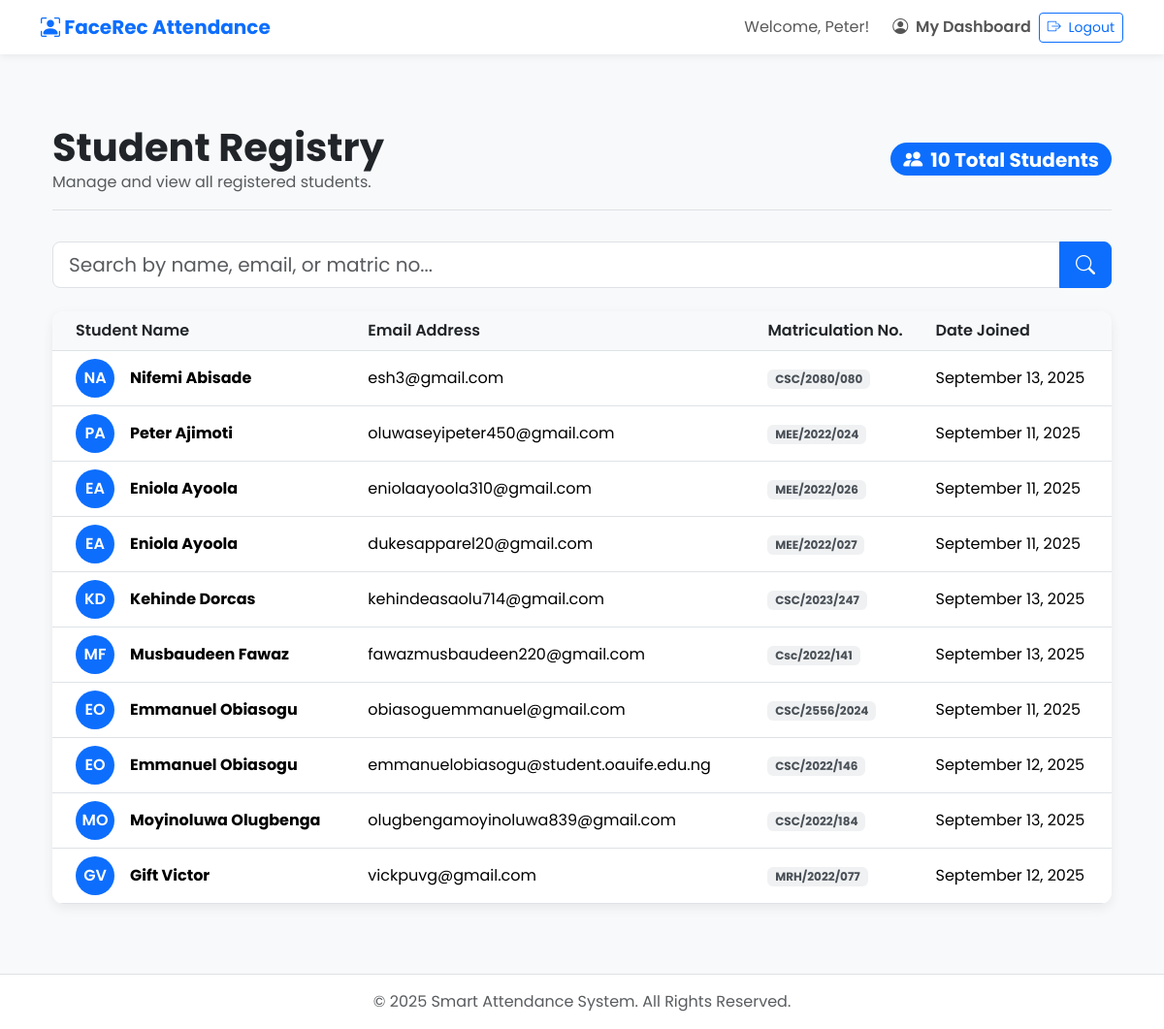
/dashboard/students/ (signed in), run on the app's committed database.
### attendance/models.py (models this page shows, shortened)
class Student(models.Model):
    user = models.OneToOneField(User, on_delete=models.CASCADE)
    matric_number = models.CharField(max_length=100, unique=True, verbose_name="Matriculation Number")
    face_encodings_data = models.TextField(
        null=True,
        blank=True,
        help_text="JSON-encoded list of 128-dimensional face encodings from dlib."
    )

### attendance/views.py (the view, shortened to what this page needs)
# urls.py: path('dashboard/students/', views.student_list, name='student_list'),
@login_required
def student_list(request):
    student_list = Student.objects.filter(user__is_staff=False).select_related('user').order_by('user__last_name', 'user__first_name')
    query = request.GET.get('q')
    paginator = Paginator(student_list, 10)
    page_number = request.GET.get('page')
    try:
        students = paginator.page(page_number)
    except PageNotAnInteger:
        students = paginator.page(1)
    except EmptyPage:
        students = paginator.page(paginator.num_pages)
    context = {
        'students': students,
        'total_students': paginator.count,
        'search_query': query or ''
    }
    return render(request, 'attendance/student_list.html', context)

### attendance/templates/attendance/student_list.html (shortened to what this page needs)
{% extends 'attendance/base.html' %}
{% block content %}
<div class="container my-5">
    <div class="page-header d-flex flex-wrap align-items-center justify-content-between">
        <div>
            <h1 class="fw-bold mb-0">Student Registry</h1>
            <p class="text-muted mb-0">Manage and view all registered students.</p>
        </div>
        <div class="badge bg-primary rounded-pill fs-5 mt-3 mt-md-0">
            <i class="bi bi-people-fill me-2"></i>{{ total_students }} Total Students
        </div>
    </div>
    <div class="mb-4">
        <form method="get" action="{% url 'student_list' %}" class="search-form">
            <div class="input-group">
                <input type="text" name="q" class="form-control form-control-lg" placeholder="Search by name, email, or matric no..." value="{{ search_query }}">
                <button class="btn btn-primary btn-lg" type="submit"><i class="bi bi-search"></i></button>
            </div>
        </form>
    </div>
    <div class="card main-card">
        <div class="card-body p-0">
            <div class="table-responsive">
                <table class="table table-hover align-middle mb-0">
                    <thead>
                        <tr>
                            <th scope="col" class="ps-4">Student Name</th>
                            <th scope="col">Email Address</th>
                            <th scope="col">Matriculation No.</th>
                            <th scope="col">Date Joined</th>
                        </tr>
                    </thead>
                    <tbody>
                        {% for student in students %}
                        <tr>
                            <td class="ps-4">
                                <div class="d-flex align-items-center">
                                    <div class="avatar me-3">{{ student.user.first_name|first }}{{ student.user.last_name|first }}</div>
                                    <span class="fw-bold">{{ student.user.get_full_name }}</span>
                                </div>
                            </td>
                            <td>{{ student.user.email }}</td>
                            <td><span class="badge bg-secondary bg-opacity-10 text-dark-emphasis">{{ student.matric_number }}</span></td>
                            <td>{{ student.user.date_joined|date:"F j, Y" }}</td>
                        </tr>
                        {% endfor %}
                    </tbody>
                </table>
            </div>
        </div>
    </div>
</div>
{% endblock %}

### attendance/templates/attendance/base.html (shortened to what this page needs)
<!doctype html>
<html lang="en">
<head>
    <link href="https://cdn.jsdelivr.net/npm/bootstrap@5.3.3/dist/css/bootstrap.min.css" rel="stylesheet">
    <link rel="stylesheet" href="https://cdn.jsdelivr.net/npm/bootstrap-icons@1.11.3/font/bootstrap-icons.min.css">
</head>
<body class="body-wrapper">
    <nav class="navbar navbar-expand-lg navbar-light bg-light sticky-top">
        <div class="container">
            <a class="navbar-brand" href="{% url 'home' %}">
                <i class="bi bi-person-bounding-box"></i>
                FaceRec Attendance
            </a>
            <div class="collapse navbar-collapse" id="navbarNav">
                <ul class="navbar-nav ms-auto align-items-center">
                    {% if user.is_authenticated %}
                        <li class="nav-item"><span class="navbar-text me-3">Welcome, {{ user.first_name }}!</span></li>
                        {% if user.is_staff %}
                            <li class="nav-item"><a class="nav-link" href="{% url 'lecturer_dashboard' %}"><i class="bi bi-grid-fill me-1"></i> Lecturer Dashboard</a></li>
                            <li class="nav-item"><a class="nav-link" href="{% url 'student_list' %}">View Students</a>
                        </li>
                            <li class="nav-item"><a class="nav-link" href="{% url 'session_list' %}"><i class="bi bi-card-checklist me-1"></i> Reports</a></li>
                        {% else %}
                            <li class="nav-item"><a class="nav-link" href="{% url 'student_dashboard' %}"><i class="bi bi-person-circle me-1"></i> My Dashboard</a></li>
                        {% endif %}
                        <li class="nav-item"><a class="btn btn-outline-primary btn-sm" href="{% url 'logout' %}"><i class="bi bi-box-arrow-right me-1"></i> Logout</a></li>
                    {% endif %}
                </ul>
            </div>
        </div>
    </nav>
    <main class="container mt-4 main-content">
        {% block content %}
        {% endblock %}
    </main>
    <footer class="text-center text-muted py-3 mt-4 footer">
        <p class="mb-0">&copy; {% now "Y" %} Smart Attendance System. All Rights Reserved.</p>
    </footer>
</body>
</html>

### attendance/templates/attendance/base.html (style rules this page uses)
:root { --primary-color: #0056b3; --light-bg: #f8f9fa; --body-bg: #eef2f9; --card-shadow: 0 0.5rem 1rem rgba(0, 0, 0, 0.1); }
body { font-family: 'Poppins', sans-serif; background-color: var(--body-bg); }
.navbar { background-color: #ffffff !important; box-shadow: 0 2px 8px rgba(0,0,0,.07); }
.navbar-brand { font-weight: 700; color: var(--primary-color) !important; }
.navbar .nav-link { font-weight: 600; color: #555 !important; transition: color 0.3s ease; }
.body-wrapper { display: flex; flex-direction: column; min-height: 100vh; }
.main-content { flex-grow: 1; }
.footer { background-color: #ffffff; border-top: 1px solid #dee2e6; }

### attendance/templates/attendance/student_list.html (style rules this page uses)
:root { --primary-color: #0d6efd; --text-dark: #212529; --text-light: #6c757d; --body-bg: #f8f9fa; --card-bg: #ffffff; --card-shadow: 0 4px 12px rgba(0, 0, 0, 0.07); --card-radius: 0.75rem; }
body { font-family: 'Poppins', sans-serif; }
.page-header { border-bottom: 1px solid #dee2e6; padding-bottom: 1rem; margin-bottom: 2rem; animation: fadeInDown 0.6s ease-out; }
.search-form .form-control { border-top-right-radius: 0; border-bottom-right-radius: 0; }
.search-form .btn { border-top-left-radius: 0; border-bottom-left-radius: 0; }
.main-card { border: none; border-radius: var(--card-radius); box-shadow: var(--card-shadow); overflow: hidden; animation: fadeInUp 0.8s ease-out; }
.table thead th { background-color: #f8f9fa; font-weight: 600; color: var(--text-dark); border-bottom-width: 1px; }
.avatar { width: 40px; height: 40px; border-radius: 50%; background-color: var(--primary-color); color: white; display: inline-flex; align-items: center; justify-content: center; font-weight: 600; font-size: 1rem; }

### data on the page
Student: user.first_name|first "N", user.last_name|first "A", user.get_full_name "Nifemi Abisade", user.email "esh3@gmail.com", matric_number "CSC/2080/080", user.date_joined "September 13, 2025"
Student: user.first_name|first "P", user.last_name|first "A", user.get_full_name "Peter Ajimoti", user.email "oluwaseyipeter450@gmail.com", matric_number "MEE/2022/024", user.date_joined "September 11, 2025"
Student: user.first_name|first "E", user.last_name|first "A", user.get_full_name "Eniola Ayoola", user.email "eniolaayoola310@gmail.com", matric_number "MEE/2022/026", user.date_joined "September 11, 2025"
Student: user.first_name|first "E", user.last_name|first "A", user.get_full_name "Eniola Ayoola", user.email "dukesapparel20@gmail.com", matric_number "MEE/2022/027", user.date_joined "September 11, 2025"
Student: user.first_name|first "K", user.last_name|first "D", user.get_full_name "Kehinde Dorcas", user.email "kehindeasaolu714@gmail.com", matric_number "CSC/2023/247", user.date_joined "September 13, 2025"
Student: user.first_name|first "M", user.last_name|first "F", user.get_full_name "Musbaudeen Fawaz", user.email "fawazmusbaudeen220@gmail.com", matric_number "Csc/2022/141", user.date_joined "September 13, 2025"
Student: user.first_name|first "E", user.last_name|first "O", user.get_full_name "Emmanuel Obiasogu", user.email "obiasoguemmanuel@gmail.com", matric_number "CSC/2556/2024", user.date_joined "September 11, 2025"
Student: user.first_name|first "E", user.last_name|first "O", user.get_full_name "Emmanuel Obiasogu", user.email "emmanuelobiasogu@student.oauife.edu.ng", matric_number "CSC/2022/146", user.date_joined "September 12, 2025"
Student: user.first_name|first "M", user.last_name|first "O", user.get_full_name "Moyinoluwa Olugbenga", user.email "olugbengamoyinoluwa839@gmail.com", matric_number "CSC/2022/184", user.date_joined "September 13, 2025"
Student: user.first_name|first "G", user.last_name|first "V", user.get_full_name "Gift Victor", user.email "vickpuvg@gmail.com", matric_number "MRH/2022/077", user.date_joined "September 12, 2025"

### other printed values
{{ user.first_name }} "Peter"
{{ total_students }} "10"
